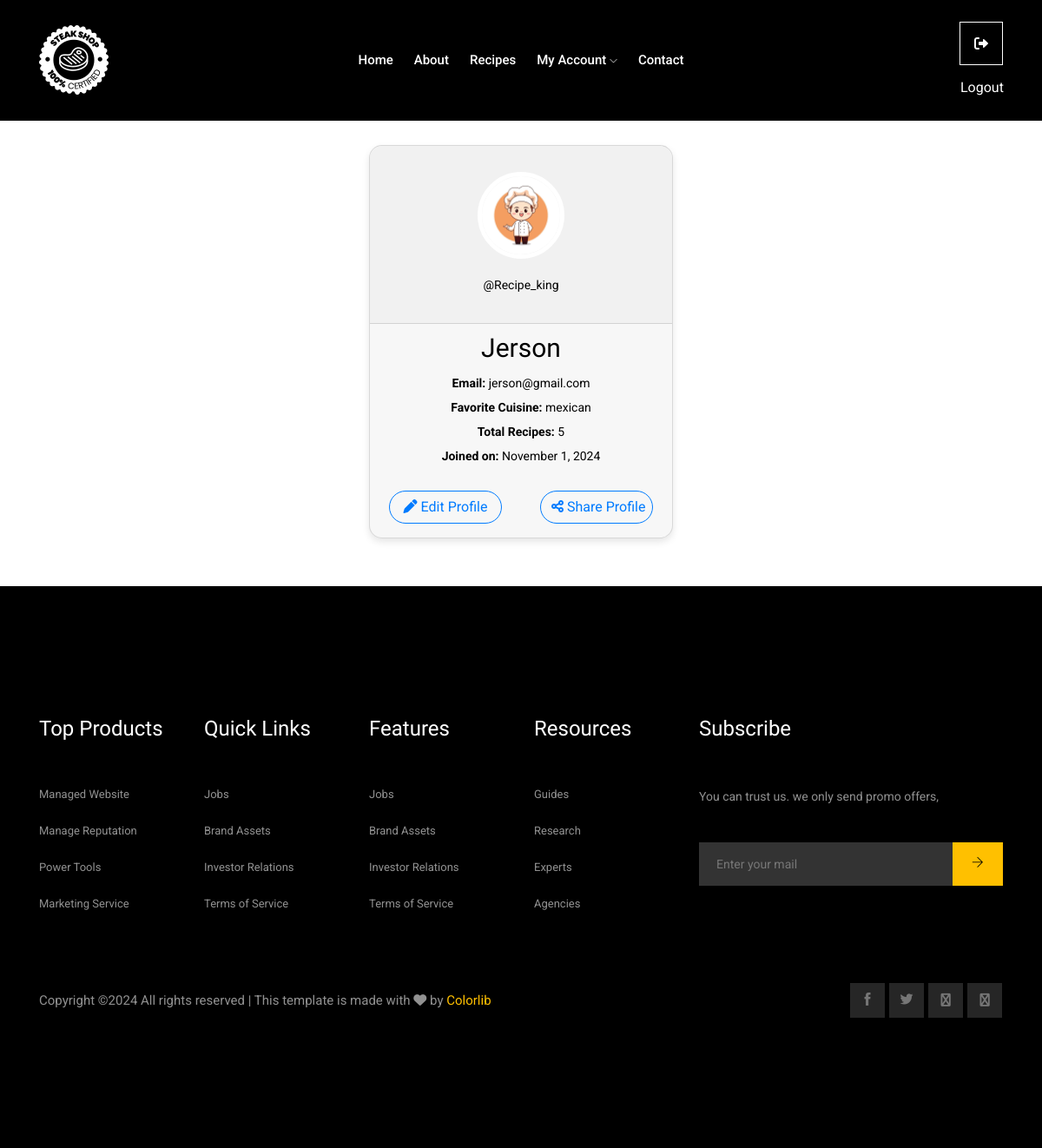
Page /profile/ (signed in) on the committed database.
### recipesapp/models.py (models this page shows, shortened)
class User(models.Model):
    username = models.CharField(max_length=100, unique=True, null=False)
    name = models.CharField(max_length=100, unique=True, null=False)
    email = models.EmailField(max_length=100, unique=True, null=False)
    password = models.CharField(max_length=100, null=False)
    favorite_cuisine = models.CharField(max_length=100, null=True, blank=True)
    created_at = models.DateField(auto_now_add=True)
    user_image=models.ImageField(upload_to='img/users/', null=True)

### recipesapp/views.py (the view)
# urls.py: path('profile/', views.profile, name='profile'),
def profile(request):
    user_id = request.session.get('user_id')
    recipes = Recipe.objects.filter(created_by=user_id)
    recipes_count = recipes.count()
    if user_id:
        user = get_object_or_404(User, id=user_id)  # Get the user safely
    return render(request, 'profile.html', {'user': user,'recipes_count': recipes_count})

### Templates/profile.html (shortened to what this page needs)
<!doctype html>
{% load static %}
<html class="no-js" lang="zxx">
<head>
    <link rel="stylesheet" href="{%static 'css/bootstrap.min.css'%}">
    <link rel="stylesheet" href="{%static 'css/owl.carousel.min.css'%}">
    <link rel="stylesheet" href="{%static 'css/magnific-popup.css'%}">
    <link rel="stylesheet" href="{%static 'css/font-awesome.min.css'%}">
    <link rel="stylesheet" href="{%static 'css/themify-icons.css'%}">
    <link rel="stylesheet" href="{%static 'css/nice-select.css'%}">
    <link rel="stylesheet" href="{%static 'css/flaticon.css'%}">
    <link rel="stylesheet" href="{%static 'css/gijgo.css'%}">
    <link rel="stylesheet" href="{%static 'css/animate.min.css'%}">
    <link rel="stylesheet" href="{%static 'css/slick.css'%}">
    <link rel="stylesheet" href="{%static 'css/slicknav.css'%}">
    <link rel="stylesheet" href="{%static 'css/style.css'%}">
    <link href="{%static 'css/signup.css'%}" rel="stylesheet" />
    <link rel="stylesheet" href="https://cdnjs.cloudflare.com/ajax/libs/font-awesome/6.0.0-beta3/css/all.min.css">
</head>
<body>
    <header>
        <div class="header-area ">
            <div id="sticky-header" class="main-header-area ">
                <div class="container">
                    <div class="row align-items-center">
                        <div class="col-xl-3 col-lg-2">
                            <div class="logo">
                                <a href="/homepage">
                                    <img src="{%static 'img/logo.png'%}" alt="">
                                </a>
                            </div>
                        </div>
                        <div class="col-xl-6 col-lg-7">
                            <div class="main-menu   d-none d-lg-block">
                                <nav>
                                    <ul id="navigation">
                                        <li><a href="/homepage">home</a></li>
                                        <li><a href="/aboutus">about</a></li>
                                        <li><a href="/recipes">Recipes</a></li>
                                        <li><a href="#">My Account <i class="ti-angle-down"></i></a>
                                        </li>
                                        <li><a href="/contactus">Contact</a></li>
                                    </ul>
                                </nav>
                            </div>
                        </div>
                        <div class="col-xl-3 col-lg-3 d-none d-lg-block">
                            <div class="search_icon">
                                <a href="/logout_user">
                                    <i class="fa-sharp fa-solid fa-right-from-bracket"></i> Logout
                                </a>
                            </div>
                        </div>
                        <div class="col-12">
                        </div>
                    </div>
                </div>
            </div>
        </div>
    </header>
    <div class="container d-flex justify-content-center">
        <div class="card profile-card text-center">
            <div class="card-header text-white">
                <div class="profile-image">
                    <img src="{{ user.user_image.url }}" alt="Profile picture" class="rounded-circle">
                <p class="user mt-3">@{{ user.username }}</p>
                </div>
            </div>
            <div class="card-body">
                <h2>{{ user.name }}</h2>
                <p class="user"><strong>Email:</strong> {{ user.email }}</p>
                {% if user.favorite_cuisine %}
                    <p class="user"><strong>Favorite Cuisine:</strong> {{ user.favorite_cuisine }}</p>
                {% else %}
                    <p class="user"><strong>Favorite Cuisine:</strong> Not specified</p>
                {% endif %}
                <p class="user"><strong>Total Recipes:</strong> {{ recipes_count }}</p>
                <p class="user"><strong>Joined on:</strong> {{ user.created_at|date:"F j, Y" }}</p>
            </div>
            <div class="d-flex justify-content-around mt-3 mb-3">
                <button class="btn btn-outline-primary"><i class="fa-solid fa-pen"></i> Edit Profile</button>
                <button class="btn btn-outline-primary"><i class="fa-solid fa-share-nodes"></i> Share Profile </button>
            </div>
        </div>
    </div>
    <footer class="footer">
            <div class="footer_top">
                <div class="container">
                    <div class="row">
                        <div class="col-xl-2 col-md-6 col-lg-2">
                            <div class="footer_widget">
                                <h3 class="footer_title">
                                    Top Products
                                </h3>
                                <ul>
                                    <li><a href="#">Managed Website</a></li>
                                    <li><a href="#"> Manage Reputation</a></li>
                                    <li><a href="#">Power Tools</a></li>
                                    <li><a href="#">Marketing Service</a></li>
                                </ul>
                            </div>
                        </div>
                        <div class="col-xl-2 col-md-6 col-lg-2">
                            <div class="footer_widget">
                                <h3 class="footer_title">
                                    Quick Links
                                </h3>
                                <ul>
                                    <li><a href="#">Jobs</a></li>
                                    <li><a href="#">Brand Assets</a></li>
                                    <li><a href="#">Investor Relations</a></li>
                                    <li><a href="#">Terms of Service</a></li>
                                </ul>
                            </div>
                        </div>
                        <div class="col-xl-2 col-md-6 col-lg-2">
                            <div class="footer_widget">
                                <h3 class="footer_title">
                                    Features
                                </h3>
                                <ul>
                                    <li><a href="#">Jobs</a></li>
                                    <li><a href="#">Brand Assets</a></li>
                                    <li><a href="#">Investor Relations</a></li>
                                    <li><a href="#">Terms of Service</a></li>
                                </ul>
                            </div>
                        </div>
                        <div class="col-xl-2 col-md-6 col-lg-2">
                            <div class="footer_widget">
                                <h3 class="footer_title">
                                    Resources
                                </h3>
                                <ul>
                                    <li><a href="#">Guides</a></li>
                                    <li><a href="#">Research</a></li>
                                    <li><a href="#">Experts</a></li>
                                    <li><a href="#">Agencies</a></li>
                                </ul>
                            </div>
                        </div>
                        <div class="col-xl-4 col-md-6 col-lg-4">
                                <div class="footer_widget">
                                        <h3 class="footer_title">
                                                Subscribe
                                        </h3>
                                        <p class="newsletter_text">You can trust us. we only send promo offers,</p>
                                        <form action="#" class="newsletter_form">
                                            <input type="text" placeholder="Enter your mail">
                                            <button type="submit"> <i class="ti-arrow-right"></i> </button>
                                        </form>
                                    </div>
                        </div>
                    </div>
                </div>
            </div>
            <div class="copy-right_text">
                <div class="container">
                    <div class="footer_border"></div>
                    <div class="row align-items-center">
                        <div class="col-xl-8 col-md-8">
                            <p class="copy_right">
Copyright &copy;<script>document.write(new Date().getFullYear());</script> All rights reserved | This template is made with <i class="fa fa-heart-o" aria-hidden="true"></i> by <a href="https://colorlib.com" target="_blank">Colorlib</a>
                            </p>
                        </div>
                        <div class="col-xl-4 col-md-4">
                            <div class="socail_links">
                                <ul>
                                    <li>
                                        <a href="#">
                                            <i class="ti-facebook"></i>
                                        </a>
                                    </li>
                                    <li>
                                        <a href="#">
                                            <i class="ti-twitter-alt"></i>
                                        </a>
                                    </li>
                                    <li>
                                        <a href="#">
                                            <i class="fa fa-dribbble"></i>
                                        </a>
                                    </li>
                                    <li>
                                        <a href="#">
                                            <i class="fa fa-behance"></i>
                                        </a>
                                    </li>
                                </ul>
                            </div>
                        </div>
                    </div>
                </div>
            </div>
        </footer>
</body>
</html>

### Templates/profile.html (style rules this page uses)
.profile-card { width: 350px; border-radius: 15px; overflow: hidden; box-shadow: 0px 4px 8px rgba(0, 0, 0, 0.1); background-color: #f7f7f7; margin-bottom: 5%; margin-top: 15%; }
.profile-card .card-header { border-top-left-radius: 15px; border-top-right-radius: 15px; padding: 20px; background-color: #f1f1f1; }
.profile-card .profile-image { margin-top: 10px; margin-bottom: 10px; }
.profile-card .profile-image img { width: 100px; height: 100px; border: 5px solid white; }
.profile-card .card-body { color: #333; padding: 10px 20px; }
.profile-card .btn-outline-primary { width: 130px; border-radius: 20px; }
.user { color: #000000; font-size: 14px; font-weight: 400; line-height: 28px; margin-bottom: 26px; margin-bottom: 0px; font-family: "Roboto", sans-serif; }

### rows in the picture
User: user_image (picture), username "Recipe_king", name "Jerson", email "jerson@gmail.com", favorite_cuisine "mexican", created_at "November 1, 2024"

### other values in the picture
{{ recipes_count }} "5"
